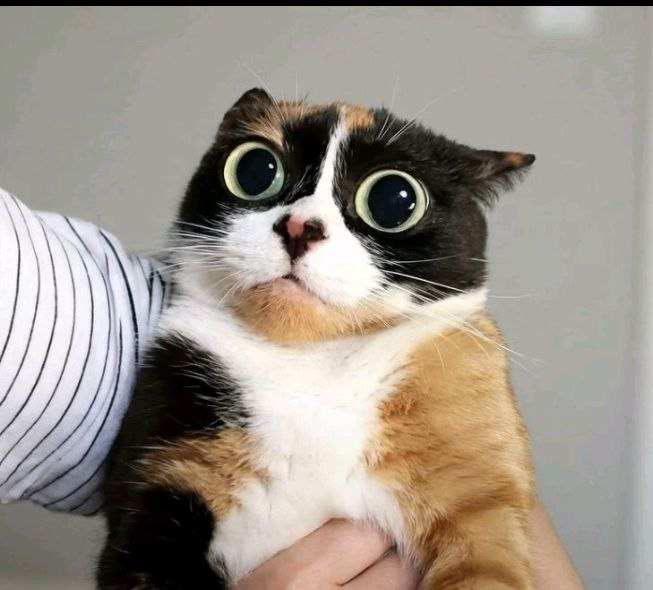
#> input picture 1_Open_Cv/куки.jpg, 653 x 590 px, found by its file name
$ python 4task.py
#> lines starting #> are read from the running program, lines starting #| are printed output that depends on the picture; after the words box and inside, x2 and y2 are one past the last pixel; in counts of white or black regions, pixels touching at a corner belong together
import cv2
import numpy as np
import random

img_path = '/1_Open_Cv/куки.jpg'
original_img = cv2.imread(img_path)
#> original_img is the input picture: shape (590, 653, 3); mean B, G, R 138.1, 147.5, 155.9


height, width = original_img.shape[:2]
#> height = 590; width = 653

img_float = original_img.astype(np.float32)

img_normalized = img_float / 255.0
hsv_img = cv2.cvtColor(img_normalized, cv2.COLOR_BGR2HSV)
#> hsv_img: shape (590, 653, 3) float32; mean H, S, V 73.3, 0.2, 0.6

hsv_img[:, :, 1] = hsv_img[:, :, 1] * 0.5
#> hsv_img: shape (590, 653, 3) float32; mean H, S, V 73.3, 0.1, 0.6

img_float = cv2.cvtColor(hsv_img, cv2.COLOR_HSV2BGR) * 255.0

kernel_x = cv2.getGaussianKernel(width, width / 2)
kernel_y = cv2.getGaussianKernel(height, height / 2)

kernel_2d = kernel_y * kernel_x.T

# Нормализуем маску, чтобы в центре была 1.0, а по краям стремилось к 0
mask = kernel_2d / kernel_2d.max()

# Дублируем маску на 3 канала (для B, G, R)
mask_3d = np.dstack([mask, mask, mask])

# умножаем изображение на маску (края станут темными)
img_float = img_float * mask_3d
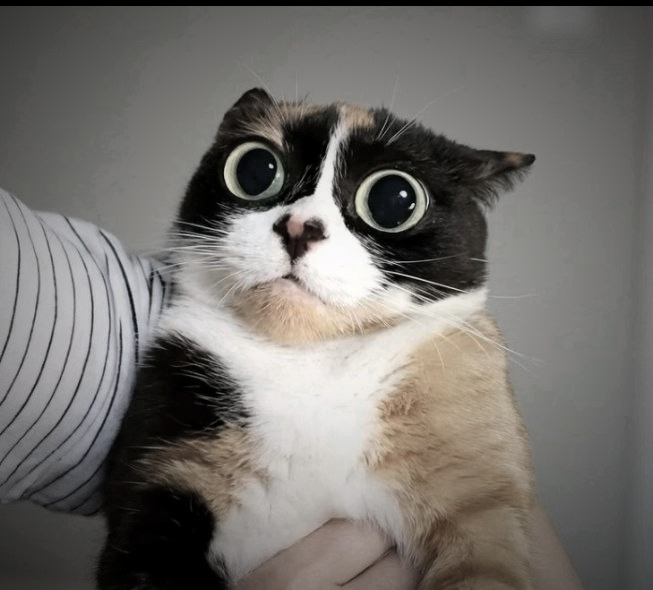
#> img_float: shape (590, 653, 3) float64; mean B, G, R 108.5, 112.2, 115.5

yellow_tint = np.zeros_like(img_float)
yellow_tint[:, :, 1] = 40  # Зеленый канал
yellow_tint[:, :, 2] = 50  # Красный канал

# Прибавляем желтизну, но только там, где маска яркая (в центре)
img_float = img_float + (yellow_tint * mask_3d)
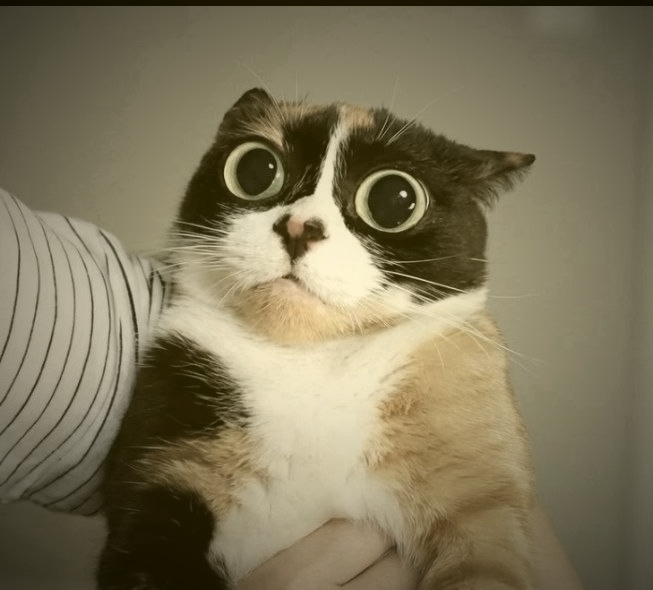
#> img_float: shape (590, 653, 3) float64; mean B, G, R 108.5, 141.5, 152.1; drawn with min black and max white

noise = np.random.normal(loc=0, scale=15, size=img_float.shape)
img_float = img_float + noise
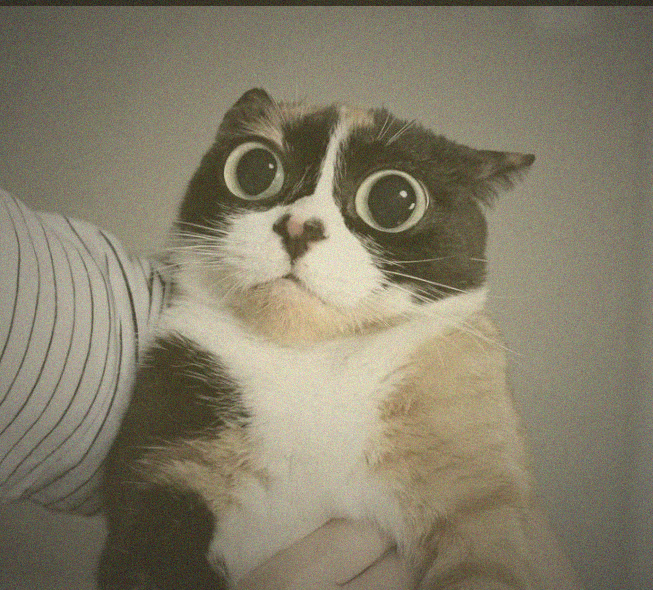
#> img_float: shape (590, 653, 3) float64; mean B, G, R 108.5, 141.5, 152.1; drawn with min black and max white

num_scratches = 30
for _ in range(num_scratches):
    x1 = random.randint(0, width)
    y1 = random.randint(0, height)

    x2 = x1 + random.randint(-20, 20)
    y2 = y1 + random.randint(-50, 50)

    # Случайный цвет царапины (от серого до белого)
    color = random.randint(150, 255)
    thickness = random.randint(1, 2)

    cv2.line(img_float, (x1, y1), (x2, y2), (color, color, color), thickness)
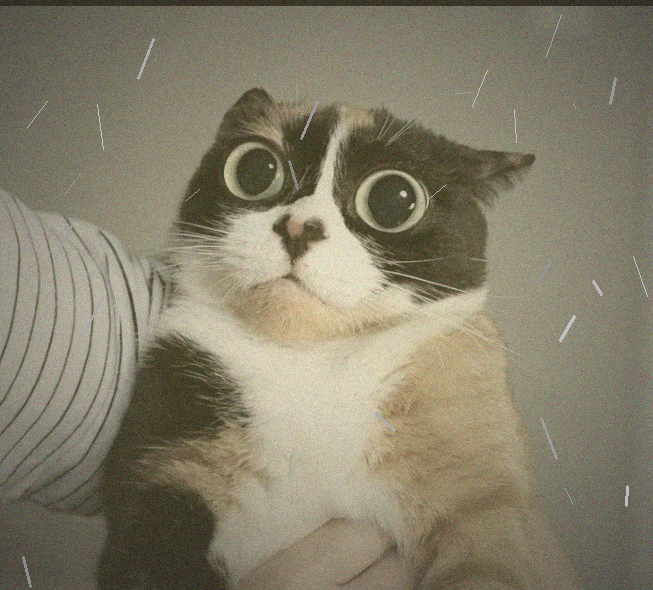
#> img_float: shape (590, 653, 3) float64; 0.42% of pixels changed, all inside (x1, y1, x2, y2) = (22, 14, 648, 588); drawn with min black and max white

num_spots = 40
for _ in range(num_spots):
    cx = random.randint(0, width)
    cy = random.randint(0, height)
    radius = random.randint(1, 3)
    color = random.randint(50, 200)  # Темные и светлые пятна
    cv2.circle(img_float, (cx, cy), radius, (color, color, color), -1)
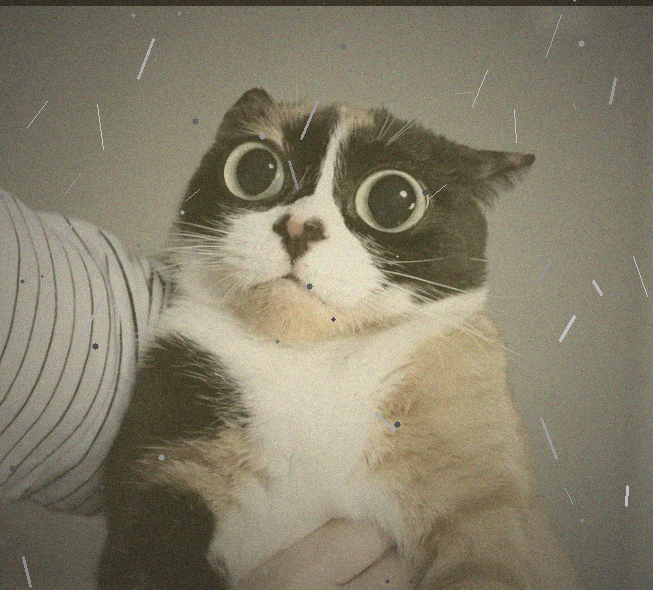
#> img_float: shape (590, 653, 3) float64; 0.17% of pixels changed, all inside (x1, y1, x2, y2) = (0, 0, 628, 585); drawn with min black and max white

final_img = np.clip(img_float, 0, 255).astype(np.uint8)
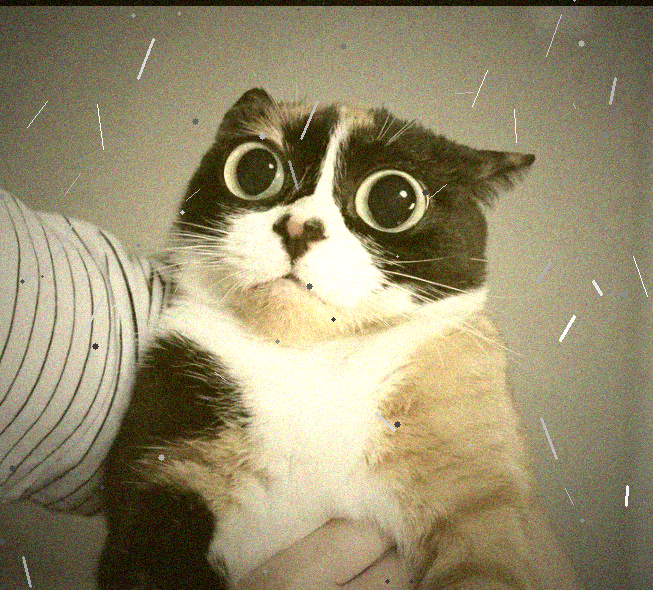
#> final_img: shape (590, 653, 3); mean B, G, R 108.8, 140.2, 149.8

combined = np.hstack((original_img, final_img))
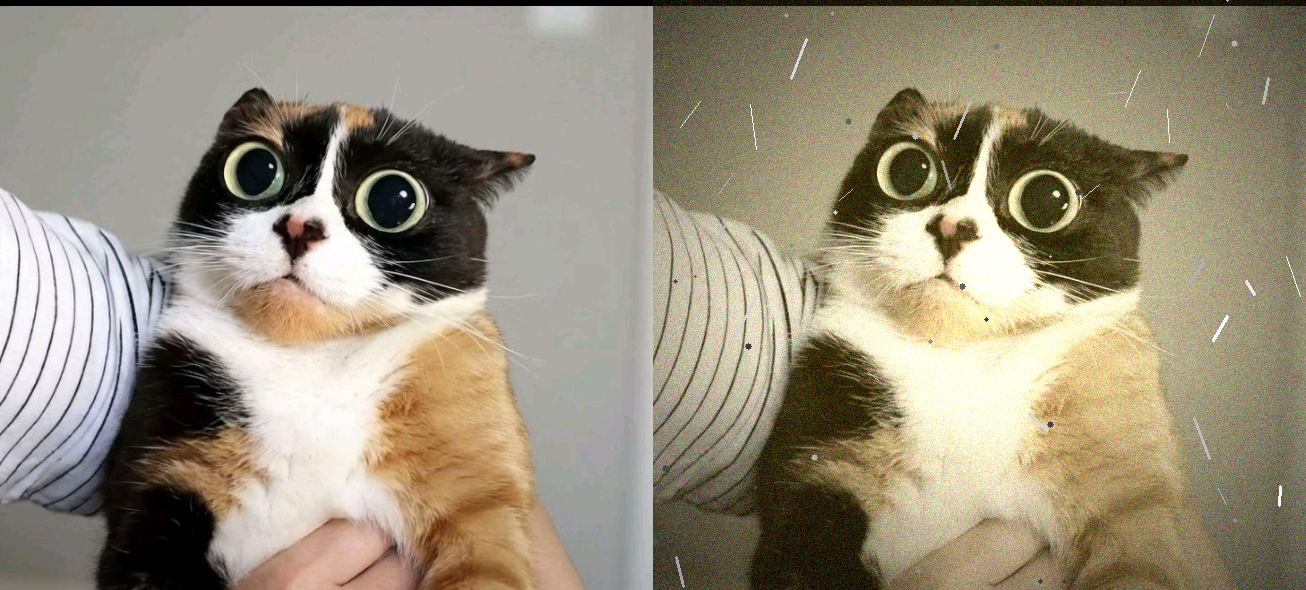
#> combined: shape (590, 1306, 3); mean B, G, R 123.4, 143.8, 152.9

# Выводим на экран (можно уменьшить размер окна, если картинка огромная)
cv2.imshow('Original vs Vintage', combined)
cv2.waitKey(0)
cv2.destroyAllWindows()

$ run again, with 1_Open_Cv/жирность.jpg copied over 1_Open_Cv/куки.jpg
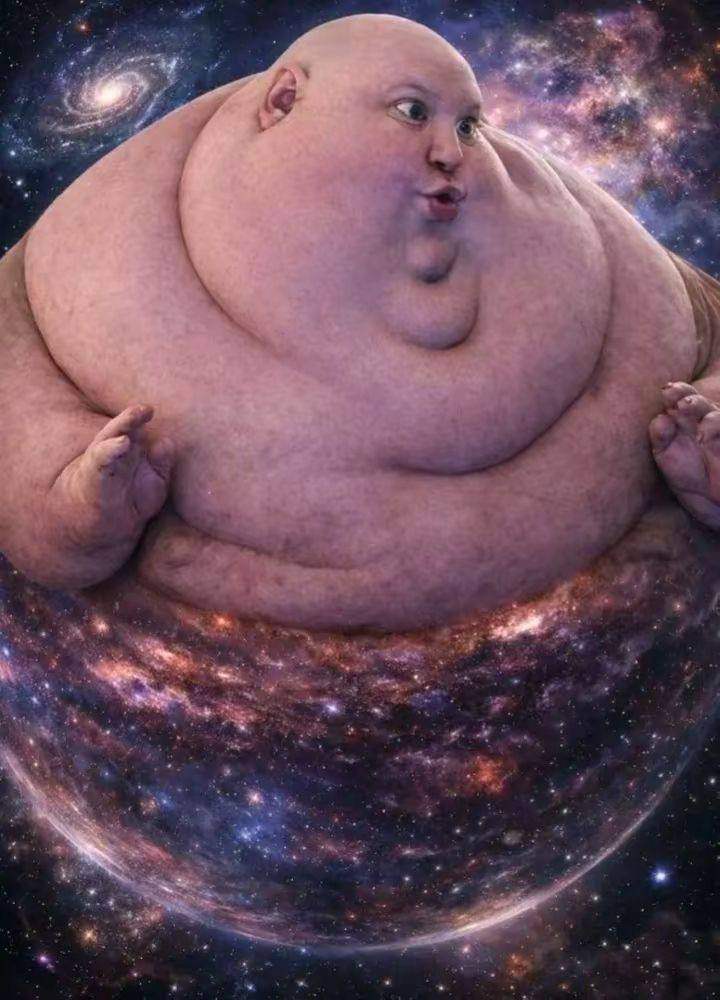
#> input picture 1_Open_Cv/жирность.jpg, 720 x 1000 px, found by its file name
#> original_img is the input picture: shape (1000, 720, 3); mean B, G, R 94.3, 80, 108.4
#> `final_img = np.clip(img_float, 0, 255).astype(np.uint8)`:
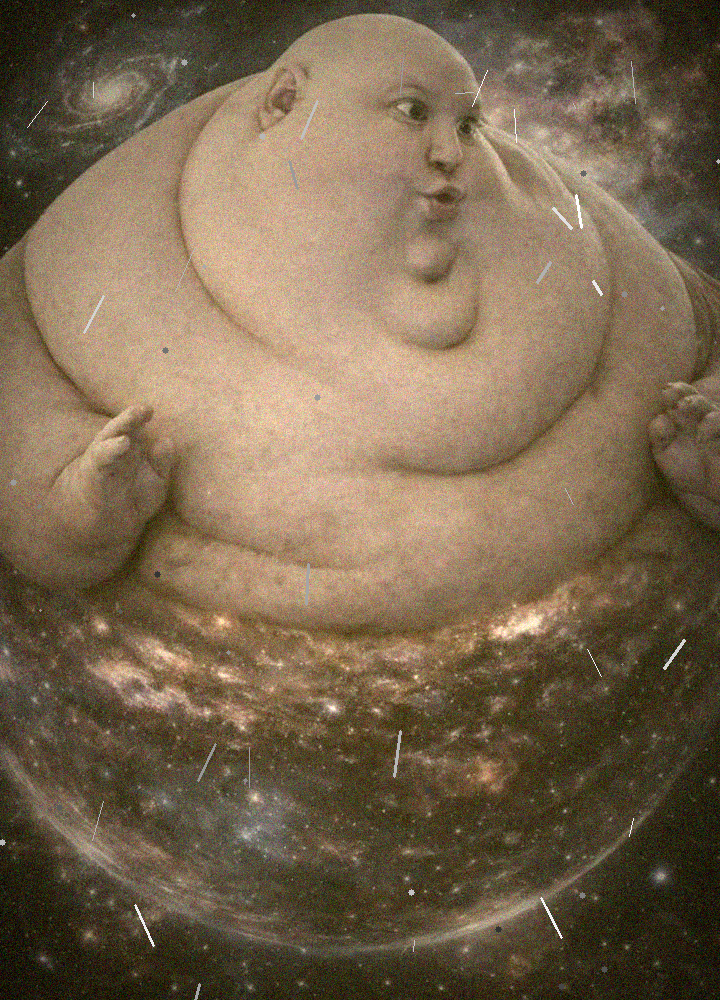
#> final_img: shape (1000, 720, 3); mean B, G, R 78.4, 102.2, 120.7
#> `combined = np.hstack((original_img, final_img))`:
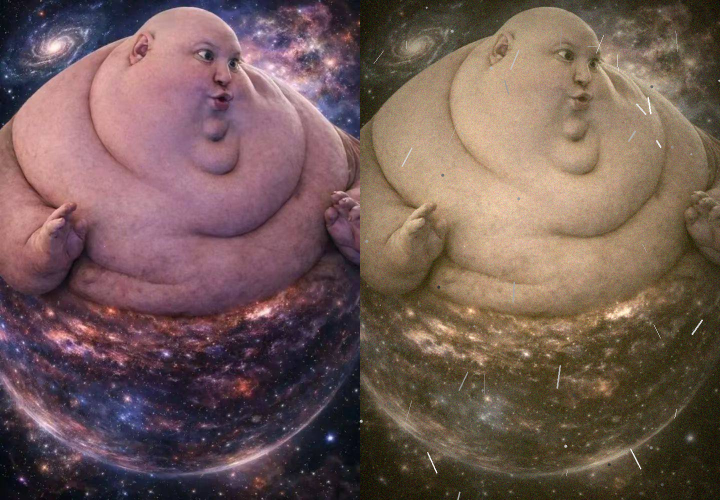
#> combined: shape (1000, 1440, 3) (shown at 1/2 size); mean B, G, R 86.3, 91.1, 114.5
